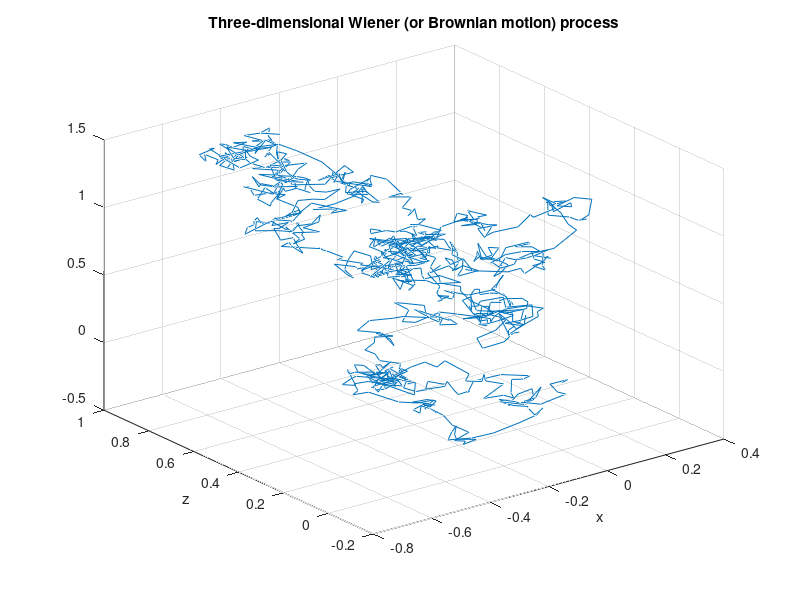

Reproduce this figure in MATLAB.
% Simulate a 3-D Wiener (or Brownian motion) process, where each vector 
% vector component of the stochastic process is an independent Wiener process.
%
% Author: H. Paul Keeler, 2021.
% Website: hpaulkeeler.com
% Repository: github.com/hpaulkeeler/posts
% For more details, see the post:
% 

close all; 

%%%START Paramters START%%%
%Brownian/Wiener process parameters
mu=0; %drift coefficient; mu=0 for a standard Brownian/Winer process
sigma=1; %standard deviation; sigma=1 for a standard Brownian/Winer process

%time parameters
tFirst=0; %first time value
tLast=1; %last time value
numb_t=10^3; %number of time points

numbPaths=1; %number of sample paths (ie realizations)
%%%END Paramters END%%%

%create time values
tValues=(linspace(tFirst,tLast,numb_t))'; %time vector
tDelta=tValues(2)-tValues(1); %step size

%%%START Create Brownian/Wiener processes START%%%
%First Brownian/Wiener process
xWienerSteps=mu*tDelta+sigma*sqrt(tDelta)...
    .*randn([numb_t,numbPaths]); %normally distributed steps
xWiener=cumsum(xWienerSteps); %find Wiener/Brownian process values
xWiener=xWiener-xWiener(1,:); %set initial value to zero 

%Second Brownian/Wiener process
yWienerSteps=mu*tDelta+sigma*sqrt(tDelta)...
    .*randn([numb_t,numbPaths]); %normally distributed steps
yWiener=cumsum(yWienerSteps); %find Wiener/Brownian process values
yWiener=yWiener-yWiener(1,:); %set initial value to zero 

%Third Brownian/Wiener process
zWienerSteps=mu*tDelta+sigma*sqrt(tDelta)...
    .*randn([numb_t,numbPaths]); %normally distributed steps
zWiener=cumsum(zWienerSteps); %find Wiener/Brownian process values
zWiener=zWiener-zWiener(1,:); %set initial value to zero 
%%%END Create Brownian/Wiener processes END%%%

%%%START Plotting START%%%
figure;
plot3(xWiener,yWiener,zWiener);
grid;
title('Three-dimensional Wiener (or Brownian motion) process');
xlabel("x");
ylabel("y");
ylabel("z");
%%%END Plotting END%%%
